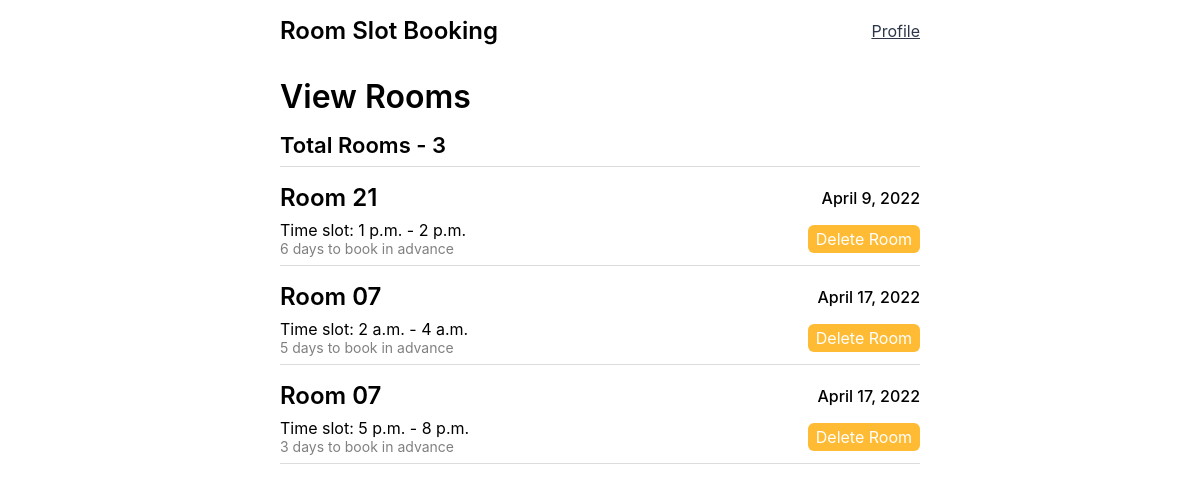
/manage/rooms (signed in), run on the app's committed database.
### base/models.py (models this page shows, shortened)
class Room(models.Model):
    name = models.CharField(max_length=30)
    date =  models.DateField()
    defined_check_in_time =  models.TimeField()
    defined_check_out_time = models.TimeField()
    advance_booking = models.IntegerField(default = 3)
    booked = models.BooleanField(default = False)
    USERNAME_FIELD = 'name'
    class Meta:
        ordering = ['date', 'defined_check_in_time']

### base/views.py (the view)
# urls.py: path('manage/rooms', views.viewRooms, name='view-rooms'),
@login_required(redirect_field_name='/signin')
def viewRooms(request):
    rooms = Room.objects.all()
    total_rooms = len(rooms)
    context = {'rooms': rooms, 'total_rooms': total_rooms}
    return render(request, 'base/view_rooms.html', context)

### base/templates/base/view_rooms.html (shortened to what this page needs)
{% extends 'layout.html' %}
{% block content %}
{% if user.staff or user.admin %}
<div class="rooms-wrapper">
  <h1>View Rooms</h1>
  {% if not rooms %}
  <div class="info-wrapper">
    <p class="info">No rooms found!</p>
  </div>
  {% else %}
  <div class="total-rooms">
    <h3>Total Rooms - {{total_rooms}}</h3>
  </div>
  {% for room in rooms %}
  <div class="room-wrapper">
    <div class="room-header">
      <span><h2>{{room.name}}</h2></span>
      <span class="bold">{{room.date}}</span>
    </div>
    <div class="room-body">
      <div>
        <div>
          <span class="time-slot">Time slot: </span>
          <span>{{room.defined_check_in_time}}</span>
          <span>-</span>
          <span>{{room.defined_check_out_time}}</span>
        </div>
        <div>
          <p class="advance">
            {{room.advance_booking}} days to book in advance
          </p>
        </div>
      </div>
      <div>
        <a
          class="btn btn-secondary btn-md"
          href="{% url 'delete-room' room.id %}"
          >Delete Room</a
        >
      </div>
    </div>
  </div>
  {% endfor %} {% endif %}
</div>
{% else %}
<h2>Access Denied!</h2>
{% endif %} {% endblock content %}

### static/styles/layout.css (style rules this page uses)
* { margin: 0; padding: 0; border: 0; }
body { font-family: -apple-system, BlinkMacSystemFont, "Segoe UI", Roboto, Oxygen, Ubuntu, Cantarell, "Open Sans", "Helvetica Neue", sans-serif; text-align: center; }
h1 { font-size: 1.625rem; font-weight: 500; }
h2 { font-size: 1.375rem; font-weight: 500; }
h2 { font-size: 1.25rem; font-weight: 500; }
p { color: #2d3748; }
@media only screen and (min-width: 640px) { h1 { font-size: 2rem; font-weight: 600; } }
@media only screen and (min-width: 640px) { h2 { font-size: 1.5rem; font-weight: 600; } }
@media only screen and (min-width: 640px) { h3 { font-size: 1.375rem; font-weight: 600; } }

### base/templates/base/view_rooms.html (style rules this page uses)
h1 { margin-bottom: 1rem; }
.total-rooms { margin-bottom: 1rem; padding-bottom: 0.5rem; border-bottom: 1px solid gainsboro; }
.room-wrapper { margin-bottom: 1rem; padding-bottom: 0.5rem; border-bottom: 1px solid gainsboro; }
.room-header { display: flex; align-items: center; justify-content: space-between; gap: 2rem; }
.room-body { display: flex; align-items: center; justify-content: space-between; margin-top: 0.5rem; }
.advance { color: gray; font-size: 0.875rem; }

### templates/layout.html (style rules this page uses)
.btn { text-decoration: none; cursor: pointer; }
.btn-md { padding: 0.25rem 0.5rem; border-radius: 0.375rem; }
.btn-secondary { background-color: #ffbb33; color: white; }
.bold { font-weight: 500; }

### data on the page
Room: name "Room 21", date "April 9, 2022", defined_check_in_time "1 p.m.", defined_check_out_time "2 p.m.", advance_booking "6"
Room: name "Room 07", date "April 17, 2022", defined_check_in_time "2 a.m.", defined_check_out_time "4 a.m.", advance_booking "5"
Room: name "Room 07", date "April 17, 2022", defined_check_in_time "5 p.m.", defined_check_out_time "8 p.m.", advance_booking "3"

### other printed values
{{ total_rooms }} "3"
